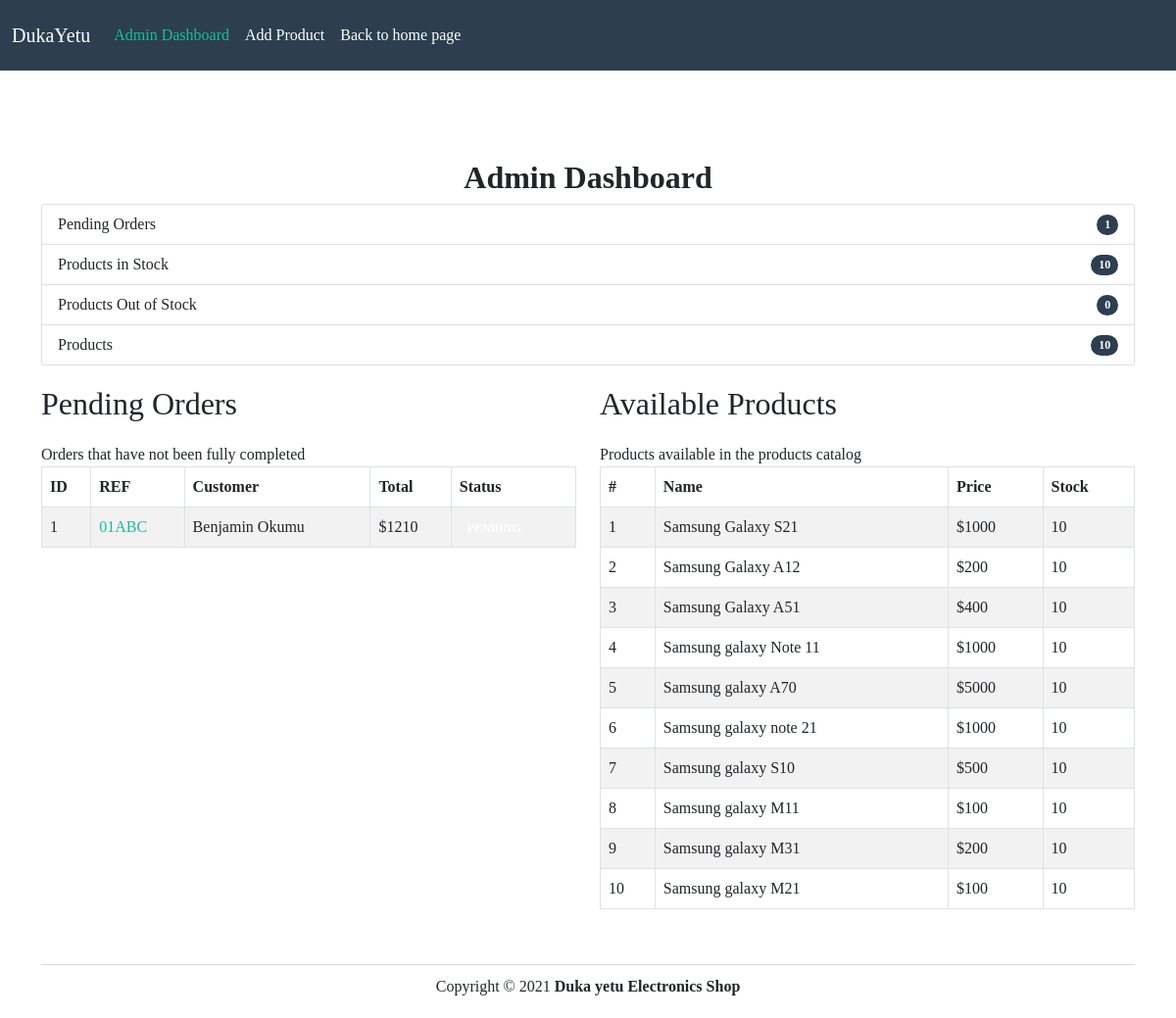
The page /admin on the database its author committed.
### app.py (models this page shows, shortened)
class Order(db.Model):
    id = db.Column(db.Integer, primary_key=True)
    reference = db.Column(db.String(5))
    first_name =  db.Column(db.String(50))
    last_name = db.Column(db.String(50))
    phone_number = db.Column(db.Integer)
    email = db.Column(db.String(50))
    address = db.Column(db.String(50))
    city = db.Column(db.String(50))
    country = db.Column(db.String(50))
    status = db.Column(db.String(50))
    payment_type = db.Column(db.String(50))
    items = db.relationship('Order_Items',backref='order',lazy=True)#append each order item to items table
    def order_total(self):
        return db.session.query(db.func.sum(Order_Items.quantity*Product.price)).join(Product).filter(Order_Items.order_id==self.id).scalar() + 10

class Product(db.Model):
    id = db.Column(db.Integer, primary_key=True)
    name = db.Column(db.String(50), unique=True)
    price = db.Column(db.Integer)
    stock = db.Column(db.Integer)
    description = db.Column(db.String(500))
    image = db.Column(db.String(100))
    orders = db.relationship('Order_Items',backref='product', lazy=True)

### app.py (the view)
@app.route('/admin')
def admin():
    products = Product.query.all()
    products_in_stock = Product.query.filter(Product.stock>0).count()
    orders = Order.query.all()
    return render_template('admin/index.html', admin=True, products=products, products_in_stock=products_in_stock,orders=orders)

### website/templates/admin/index.html (shortened to what this page needs)
{% extends "base.html" %}
{% block body %}
<div class="row pad">
	<div class="col-lg-12">
		<div class="panel panel-default">
			<div class="panel-body text-center">
				<h3 class="bold"> Admin Dashboard</h3>
			</div>
		</div>
	</div>
	<div class="col-lg-12">
		<ul class="list-group">
			<li class="list-group-item d-flex justify-content-between align-items-center">
			  Pending Orders
			  <span class="badge bg-primary rounded-pill">{{ orders|length}}</span>
			</li>
			<li class="list-group-item d-flex justify-content-between align-items-center">
			  Products in Stock
			  <span class="badge bg-primary rounded-pill">{{ products_in_stock}}</span>
			</li>
			<li class="list-group-item d-flex justify-content-between align-items-center">
			  Products Out of Stock
			  <span class="badge bg-primary rounded-pill">{{ products|length - products_in_stock}}</span>
			</li>
			<li class="list-group-item d-flex justify-content-between align-items-center">
			  Products
			  <span class="badge bg-primary rounded-pill">{{ products|length }}</span>
			</li>
		  </ul>
	</div>
</div>
<div class="row pad">
	<div class="col-lg-6 pad">
		<div class="panel panel-danger">
			<div class="panel-heading">
				<h3 class="panel-title">Pending Orders</h3>
			</div>
			<div class="panel-body">
				Orders that have not been fully completed
			</div>
			<div class="table-responsive">
				<table class="table table-striped table-bordered">
					<thead>
						<tr>
							<th>ID</th><th>REF</th><th>Customer</th><th>Total</th><th>Status</th>
						</tr>
					</thead>
					<tbody>
						{% for order in orders%}
						<tr>
							<td>{{order.id}}</td>
							<td><a href="{{ url_for('order',order_id=order.id)}}">{{order.reference}}</a></td>
							<td>{{ order.first_name + ' ' + order.last_name}}</td>
							<td>&dollar;{{ order.order_total()}}</td>
							<td><span class="badge">{{order.status}}</span></td>
						</tr>
						{%endfor%}
					</tbody>
				</table>
			</div>
		</div>
	</div>
	<div class="col-lg-6 pad">
		<div class="panel panel-default">
			<div class="panel-heading">
				<h3 class="panel-title">Available Products</h3>
			</div>
			<div class="panel-body">
				Products available in the products catalog
			</div>
			<div class="table-responsive">
				<table class="table table-striped table-bordered">
					<thead>
						<tr>
							<th>#</th><th>Name</th><th>Price</th><th>Stock</th>
						</tr>
					</thead>
					<tbody>
						{% for product in products%}
						<tr>
							<td>{{product.id}}</td>
							<td>{{ product.name}}</td>
							<td>&dollar;{{product.price}}</td>
							<td>{{ product.stock}}</td>
						</tr>
						{% endfor %}
					</tbody>
				</table>
			</div>
		</div>
	</div>
</div>
{% endblock %}

### website/static/styles.css (style rules this page uses)
body { font-family: Ubuntu, verdana, georgia, serif, sans-serif; }
a, a:hover, a:active, a:focus, a:visited { text-decoration: none; }
.bold { font-weight: bolder !important; }
table { width: 100%; }
div.panel, .btn, .navbar { border-radius: 0; }
.pad { margin-top: 10px !important; }
div.panel-body { padding-top: 10px; }
.panel-title { margin-bottom: 10px; }

### rows shown on the page
Order: id "1", reference "01ABC", first_name+last_name "Benjamin Okumu", order_total "1210"
Product: id "1", name "Samsung Galaxy S21", price "1000", stock "10"
Product: id "2", name "Samsung Galaxy A12", price "200", stock "10"
Product: id "3", name "Samsung Galaxy A51", price "400", stock "10"
Product: id "4", name "Samsung galaxy Note 11", price "1000", stock "10"
Product: id "5", name "Samsung galaxy A70", price "5000", stock "10"
Product: id "6", name "Samsung galaxy note 21", price "1000", stock "10"
Product: id "7", name "Samsung galaxy S10", price "500", stock "10"
Product: id "8", name "Samsung galaxy M11", price "100", stock "10"
Product: id "9", name "Samsung galaxy M31", price "200", stock "10"
Product: id "10", name "Samsung galaxy M21", price "100", stock "10"

### other values the page prints
{{ orders|length }} "1"
{{ products_in_stock }} "10"
{{ products|length - products_in_stock }} "0"
{{ products|length }} "10"
